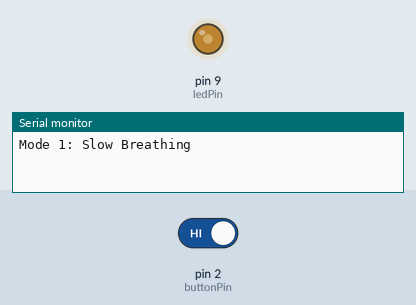
Simulated run of this sketch. Board: Arduino Uno, built with avr-gcc and run on an emulated ATmega328P. Shown: output pins drawn as LEDs (lit = HIGH), the last lines printed to the serial monitor. The test bench sets the inputs (shaded band); at power-on: pin 2 (buttonPin) HIGH.

Above: at 1.65 s.
At 16.1 s:
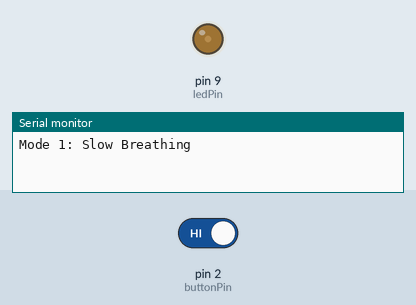
16.2 s: pin 2 (buttonPin) driven LOW
At 23.2 s:
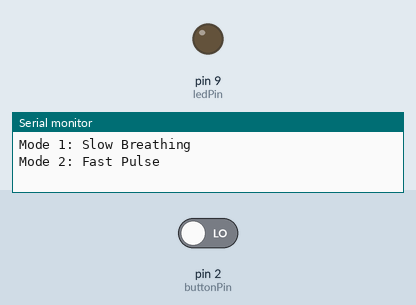
Timing chart, 0 to 30.5 s (numbered marks = the images above; inputs shaded):
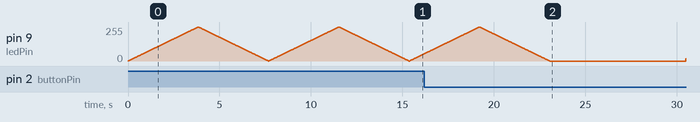

The sketch:

pwm_night_light.ino
```cpp
// PWM Fading Night Light

const int ledPin = 9;
const int buttonPin = 2;

int mode = 0;
bool lastButtonState = HIGH;

void setup() {
  pinMode(ledPin, OUTPUT);
  pinMode(buttonPin, INPUT_PULLUP);

  Serial.begin(9600);
  Serial.println("Mode 1: Slow Breathing");
}

void loop() {

  bool currentButton = digitalRead(buttonPin);

  if (currentButton == LOW && lastButtonState == HIGH) {
    mode = (mode + 1) % 3;

    if (mode == 0)
      Serial.println("Mode 1: Slow Breathing");
    else if (mode == 1)
      Serial.println("Mode 2: Fast Pulse");
    else
      Serial.println("Mode 3: SOS Pattern");

    delay(200);
  }

  lastButtonState = currentButton;

  if (mode == 0) {
    breathing(15);
  }
  else if (mode == 1) {
    breathing(2);
  }
  else {
    sosPattern();
  }
}

void breathing(int d) {
  for (int i = 0; i <= 255; i++) {
    analogWrite(ledPin, i);
    delay(d);
  }

  for (int i = 255; i >= 0; i--) {
    analogWrite(ledPin, i);
    delay(d);
  }
}

void sosPattern() {

  for (int i = 0; i < 3; i++) {
    blink(200);
  }

  for (int i = 0; i < 3; i++) {
    blink(600);
  }

  for (int i = 0; i < 3; i++) {
    blink(200);
  }

  delay(1000);
}

void blink(int t) {
  digitalWrite(ledPin, HIGH);
  delay(t);
  digitalWrite(ledPin, LOW);
  delay(200);
}
```
